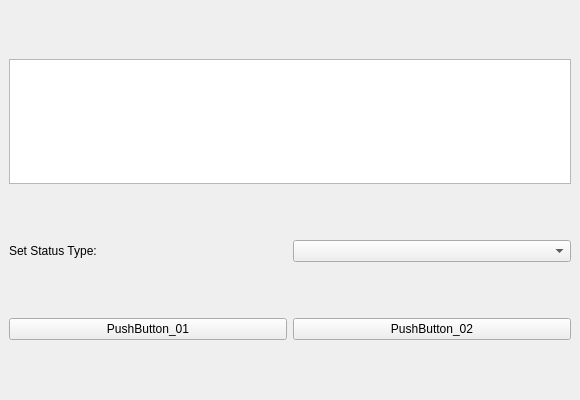
<?xml version="1.0" encoding="UTF-8"?>
<ui version="4.0">
 <class>MainWindow</class>
 <widget class="QMainWindow" name="MainWindow">
  <property name="geometry">
   <rect>
    <x>0</x>
    <y>0</y>
    <width>580</width>
    <height>400</height>
   </rect>
  </property>
  <property name="windowTitle">
   <string>MainWindow</string>
  </property>
  <widget class="QWidget" name="centralwidget">
   <layout class="QGridLayout" name="gridLayout">
    <item row="0" column="0" colspan="2">
     <widget class="QTextEdit" name="text_issueFieldsInfo">
      <property name="sizePolicy">
       <sizepolicy hsizetype="Expanding" vsizetype="MinimumExpanding">
        <horstretch>0</horstretch>
        <verstretch>0</verstretch>
       </sizepolicy>
      </property>
      <property name="maximumSize">
       <size>
        <width>16777215</width>
        <height>125</height>
       </size>
      </property>
      <property name="html">
       <string>&lt;!DOCTYPE HTML PUBLIC &quot;-//W3C//DTD HTML 4.0//EN&quot; &quot;http://www.w3.org/TR/REC-html40/strict.dtd&quot;&gt;
&lt;html&gt;&lt;head&gt;&lt;meta name=&quot;qrichtext&quot; content=&quot;1&quot; /&gt;&lt;style type=&quot;text/css&quot;&gt;
p, li { white-space: pre-wrap; }
&lt;/style&gt;&lt;/head&gt;&lt;body style=&quot; font-family:'MS Shell Dlg 2'; font-size:8.25pt; font-weight:400; font-style:normal;&quot;&gt;
&lt;p style=&quot;-qt-paragraph-type:empty; margin-top:0px; margin-bottom:0px; margin-left:0px; margin-right:0px; -qt-block-indent:0; text-indent:0px;&quot;&gt;&lt;br /&gt;&lt;/p&gt;&lt;/body&gt;&lt;/html&gt;</string>
      </property>
      <property name="textInteractionFlags">
       <set>Qt::TextSelectableByKeyboard|Qt::TextSelectableByMouse</set>
      </property>
     </widget>
    </item>
    <item row="1" column="0">
     <widget class="QLabel" name="label">
      <property name="text">
       <string>Set Status Type:</string>
      </property>
     </widget>
    </item>
    <item row="1" column="1">
     <widget class="QComboBox" name="comboBox_transitions"/>
    </item>
    <item row="2" column="0">
     <widget class="QPushButton" name="btn_01">
      <property name="text">
       <string>PushButton_01</string>
      </property>
     </widget>
    </item>
    <item row="2" column="1">
     <widget class="QPushButton" name="btn_02">
      <property name="text">
       <string>PushButton_02</string>
      </property>
     </widget>
    </item>
   </layout>
  </widget>
 </widget>
 <resources/>
 <connections/>
</ui>
